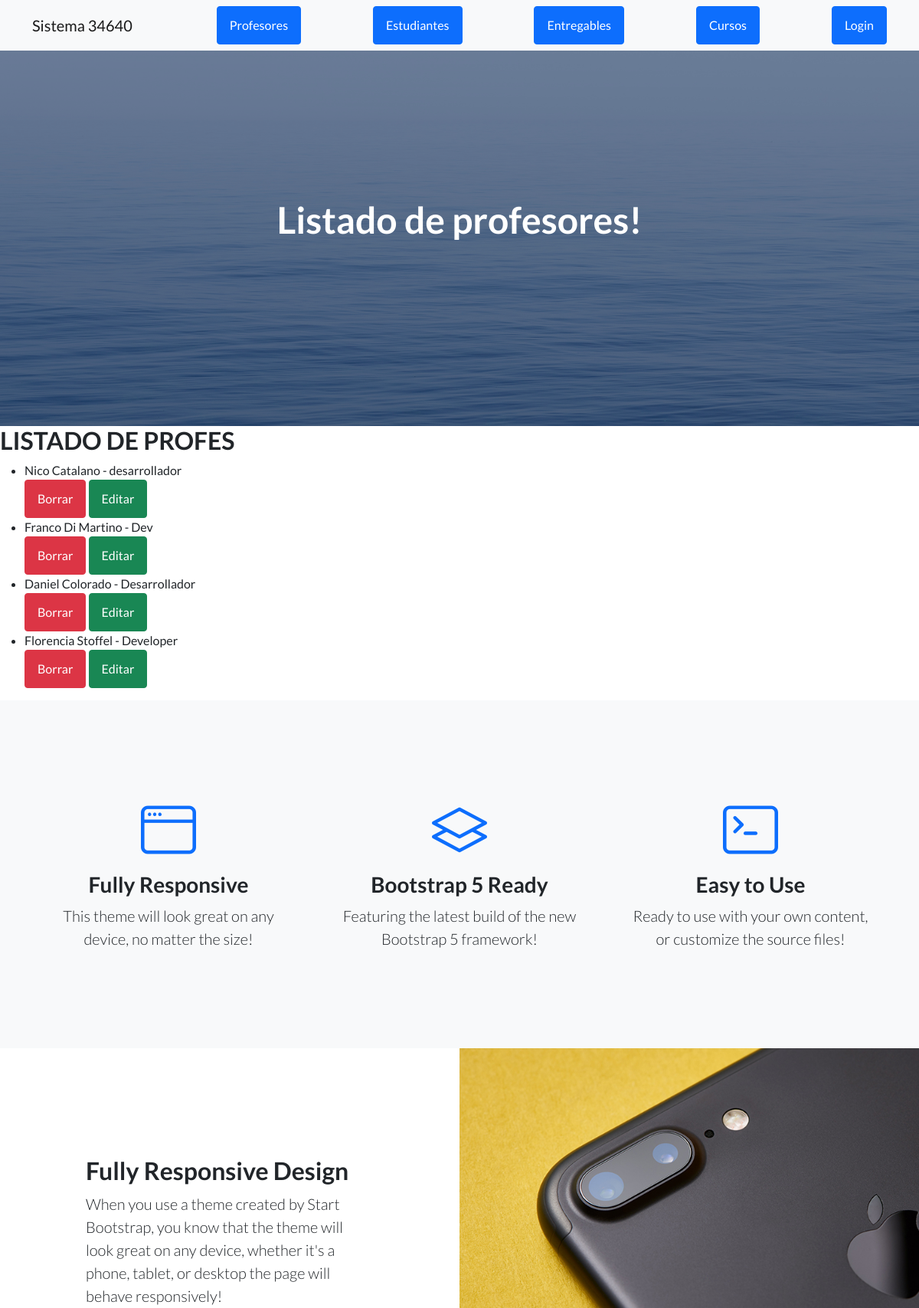
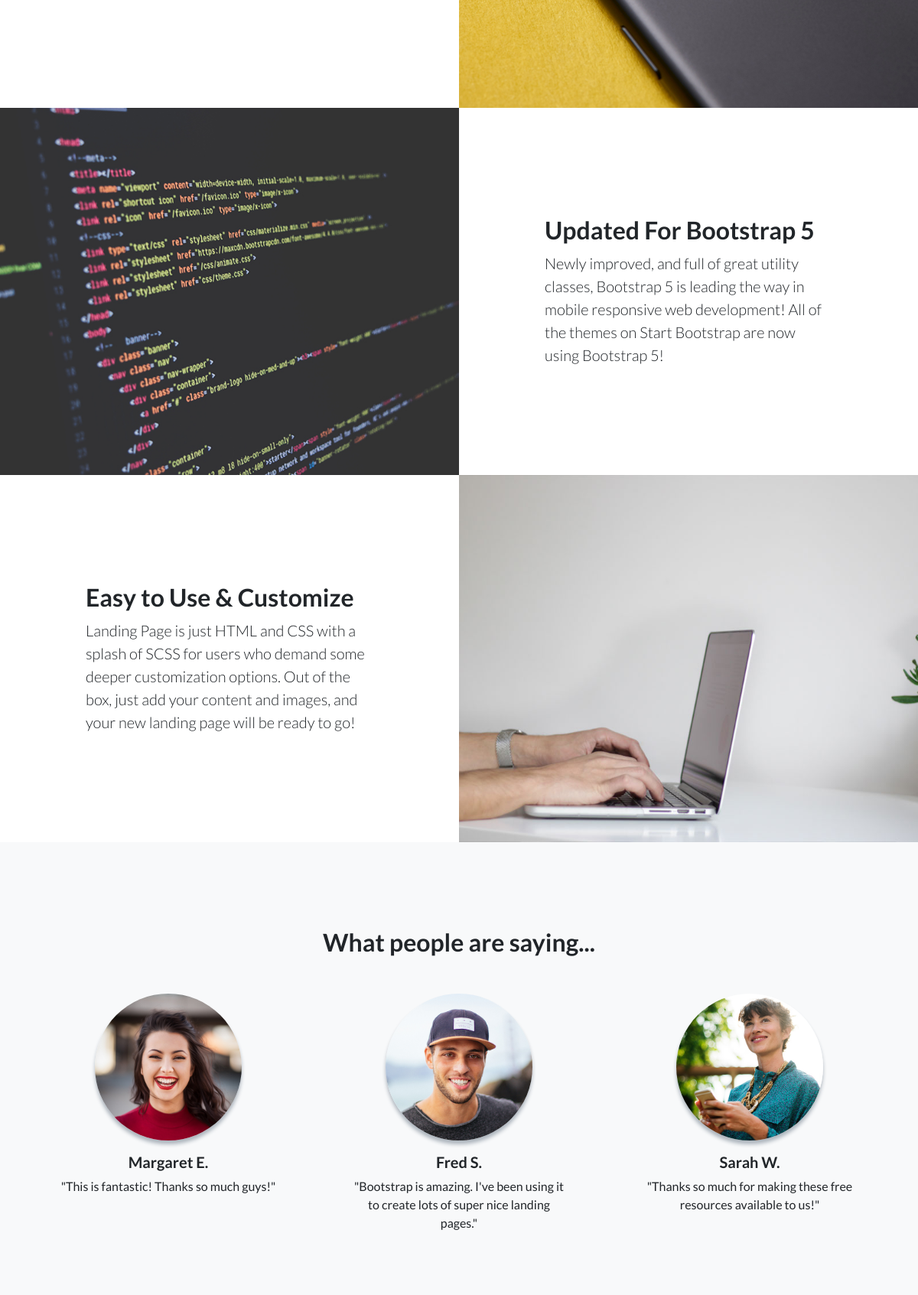
/AppCoder/leerProfesores/ (upper part), run on the app's committed database (2 pictures, top to bottom).
### AppCoder/models.py (models this page shows)
class Profesor(models.Model):
    nombre= models.CharField(max_length=50)
    apellido= models.CharField(max_length=50)
    email= models.EmailField()
    profesion= models.CharField(max_length=50)
    def __str__(self):
        return self.nombre+" "+self.apellido

### AppCoder/views.py (the view)
# urls.py: path("leerProfesores/", leerProfesores, name="leerProfesores"),
def leerProfesores(request):
    profesores=Profesor.objects.all()
    print(profesores)
    return render(request, "AppCoder/leerProfesores.html", {"profesores":profesores})

### AppCoder/templates/AppCoder/leerProfesores.html (shortened to what this page needs)
{% extends "AppCoder/padre.html" %}
{% load static %}
{% block titulo %}
<h1 class="mb-5">Listado de profesores!</h1>
{% endblock %}
{% block contenido_que_cambia %}
<h2>LISTADO DE PROFES</h2>
<ul>
    {% for profe in profesores %}
    <li>{{ profe.nombre }} {{ profe.apellido }} - {{ profe.profesion }}
    </li>
    <a class="btn btn-danger" href="{% url 'eliminarProfesor' profe.id %}">Borrar</a>
    <a class="btn btn-success" href="{% url 'editarProfesor' profe.id %}">Editar</a>
    {% endfor %}
</ul>
{% endblock %}

### data on the page
Profesor: nombre "Nico", apellido "Catalano", profesion "desarrollador"
Profesor: nombre "Franco", apellido "Di Martino", profesion "Dev"
Profesor: nombre "Daniel", apellido "Colorado", profesion "Desarrollador"
Profesor: nombre "Florencia", apellido "Stoffel", profesion "Developer"
